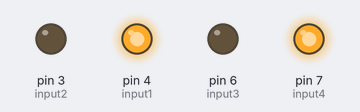
The sketch below on a simulated Arduino Uno, built with avr-gcc and run on an emulated ATmega328P. Parts: output pins drawn as LEDs (lit = HIGH).

Above: at 0.5 s.
At 2.5 s:
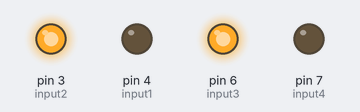
At 3.5 s:
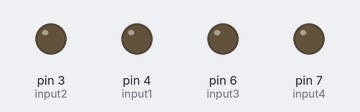
Timing chart, 0 to 5.2 s (numbered marks = the images above):
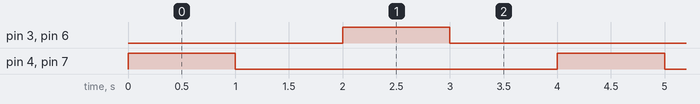

Measured:
- by itself, pin 3 (input2), pin 4 (input1), pin 6 (input3), pin 7 (input4): alternates HIGH for 1.0 s and LOW for 3.0 s
- by itself, everything shown: repeats every 4.0 s, in 4 steps

The sketch:

powerful_maimu1.ino
```cpp
//motor 1

int input1= 4;
int input2= 3;

//motor 2

int input4= 7;
int input3= 6;

void setup() {
  pinMode(input1,OUTPUT);
  pinMode(input2,OUTPUT);
  pinMode(input3,OUTPUT);
  pinMode(input4,OUTPUT);

}

void loop() {
  //for counter-clockwise rotation
  digitalWrite(input1, HIGH);
  digitalWrite(input4, HIGH);

delay(1000);
  //for anticlockwise rotation
  digitalWrite(input1, LOW);
  digitalWrite(input4, LOW);

delay(1000);

  digitalWrite(input2, HIGH);
  digitalWrite(input3, HIGH);

delay(1000);

  digitalWrite(input2, LOW);
  digitalWrite(input3, LOW);

delay(1000);

}


  
```
